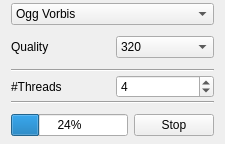
<?xml version="1.0" encoding="UTF-8"?>
<ui version="4.0">
 <class>GUI_AudioConverter</class>
 <widget class="QWidget" name="GUI_AudioConverter">
  <property name="geometry">
   <rect>
    <x>0</x>
    <y>0</y>
    <width>225</width>
    <height>144</height>
   </rect>
  </property>
  <layout class="QGridLayout" name="gridLayout">
   <property name="topMargin">
    <number>3</number>
   </property>
   <property name="bottomMargin">
    <number>0</number>
   </property>
   <property name="verticalSpacing">
    <number>3</number>
   </property>
   <item row="10" column="0" colspan="2">
    <widget class="QStackedWidget" name="sw_progress">
     <property name="currentIndex">
      <number>1</number>
     </property>
     <widget class="QWidget" name="page_4">
      <layout class="QGridLayout" name="gridLayout_5">
       <property name="leftMargin">
        <number>0</number>
       </property>
       <property name="topMargin">
        <number>0</number>
       </property>
       <property name="rightMargin">
        <number>0</number>
       </property>
       <property name="bottomMargin">
        <number>0</number>
       </property>
       <item row="0" column="1">
        <widget class="QPushButton" name="btn_start">
         <property name="text">
          <string>Start</string>
         </property>
        </widget>
       </item>
      </layout>
     </widget>
     <widget class="QWidget" name="page_5">
      <layout class="QGridLayout" name="gridLayout_4">
       <property name="leftMargin">
        <number>0</number>
       </property>
       <property name="topMargin">
        <number>0</number>
       </property>
       <property name="rightMargin">
        <number>0</number>
       </property>
       <property name="bottomMargin">
        <number>0</number>
       </property>
       <item row="0" column="0">
        <widget class="QProgressBar" name="pb_progress">
         <property name="value">
          <number>24</number>
         </property>
        </widget>
       </item>
       <item row="0" column="1">
        <widget class="QPushButton" name="btn_stop_encoding">
         <property name="text">
          <string>Stop</string>
         </property>
        </widget>
       </item>
      </layout>
     </widget>
    </widget>
   </item>
   <item row="8" column="1">
    <widget class="QSpinBox" name="sb_threads">
     <property name="minimum">
      <number>1</number>
     </property>
     <property name="maximum">
      <number>32</number>
     </property>
     <property name="value">
      <number>4</number>
     </property>
    </widget>
   </item>
   <item row="8" column="0">
    <widget class="QLabel" name="lab_threads">
     <property name="text">
      <string>#Threads</string>
     </property>
    </widget>
   </item>
   <item row="6" column="0" colspan="2">
    <widget class="QStackedWidget" name="sw_preferences">
     <property name="currentIndex">
      <number>1</number>
     </property>
     <widget class="QWidget" name="page">
      <layout class="QGridLayout" name="gridLayout_2">
       <property name="leftMargin">
        <number>0</number>
       </property>
       <property name="topMargin">
        <number>0</number>
       </property>
       <property name="rightMargin">
        <number>0</number>
       </property>
       <property name="bottomMargin">
        <number>0</number>
       </property>
       <item row="0" column="3">
        <widget class="QSpinBox" name="sb_ogg_quality">
         <property name="minimum">
          <number>1</number>
         </property>
         <property name="maximum">
          <number>10</number>
         </property>
         <property name="value">
          <number>7</number>
         </property>
        </widget>
       </item>
       <item row="0" column="2">
        <widget class="QLabel" name="label">
         <property name="text">
          <string>Quality</string>
         </property>
        </widget>
       </item>
      </layout>
     </widget>
     <widget class="QWidget" name="page_2">
      <layout class="QGridLayout" name="gridLayout_3">
       <property name="leftMargin">
        <number>0</number>
       </property>
       <property name="topMargin">
        <number>0</number>
       </property>
       <property name="rightMargin">
        <number>0</number>
       </property>
       <property name="bottomMargin">
        <number>0</number>
       </property>
       <item row="0" column="1">
        <widget class="Gui::ComboBox" name="combo_cbr">
         <property name="currentText">
          <string notr="true">320</string>
         </property>
         <item>
          <property name="text">
           <string notr="true">320</string>
          </property>
         </item>
         <item>
          <property name="text">
           <string notr="true">256</string>
          </property>
         </item>
         <item>
          <property name="text">
           <string notr="true">192</string>
          </property>
         </item>
         <item>
          <property name="text">
           <string notr="true">160</string>
          </property>
         </item>
         <item>
          <property name="text">
           <string notr="true">128</string>
          </property>
         </item>
         <item>
          <property name="text">
           <string notr="true">96</string>
          </property>
         </item>
        </widget>
       </item>
       <item row="0" column="0">
        <widget class="QLabel" name="label_3">
         <property name="text">
          <string>Quality</string>
         </property>
        </widget>
       </item>
      </layout>
     </widget>
     <widget class="QWidget" name="page_3">
      <layout class="QHBoxLayout" name="horizontalLayout">
       <property name="leftMargin">
        <number>0</number>
       </property>
       <property name="topMargin">
        <number>0</number>
       </property>
       <property name="rightMargin">
        <number>0</number>
       </property>
       <property name="bottomMargin">
        <number>0</number>
       </property>
       <item>
        <widget class="QLabel" name="label_2">
         <property name="text">
          <string>Quality</string>
         </property>
        </widget>
       </item>
       <item>
        <widget class="QSpinBox" name="sb_lame_vbr">
         <property name="minimum">
          <number>1</number>
         </property>
         <property name="maximum">
          <number>10</number>
         </property>
         <property name="value">
          <number>7</number>
         </property>
        </widget>
       </item>
      </layout>
     </widget>
    </widget>
   </item>
   <item row="5" column="0" colspan="2">
    <widget class="Gui::ComboBox" name="combo_codecs">
     <property name="currentText">
      <string notr="true">Ogg Vorbis</string>
     </property>
     <item>
      <property name="text">
       <string notr="true">Ogg Vorbis</string>
      </property>
     </item>
     <item>
      <property name="text">
       <string notr="true">MP3 (CBR)</string>
      </property>
     </item>
     <item>
      <property name="text">
       <string notr="true">MP3 (VBR)</string>
      </property>
     </item>
    </widget>
   </item>
   <item row="9" column="0" colspan="2">
    <widget class="Line" name="line_2">
     <property name="orientation">
      <enum>Qt::Horizontal</enum>
     </property>
    </widget>
   </item>
   <item row="7" column="0" colspan="2">
    <widget class="Line" name="line">
     <property name="orientation">
      <enum>Qt::Horizontal</enum>
     </property>
    </widget>
   </item>
  </layout>
 </widget>
 <customwidgets>
  <customwidget>
   <class>Gui::ComboBox</class>
   <extends>QComboBox</extends>
   <header>Gui/Utils/Widgets/ComboBox.h</header>
  </customwidget>
 </customwidgets>
 <resources/>
 <connections/>
</ui>
